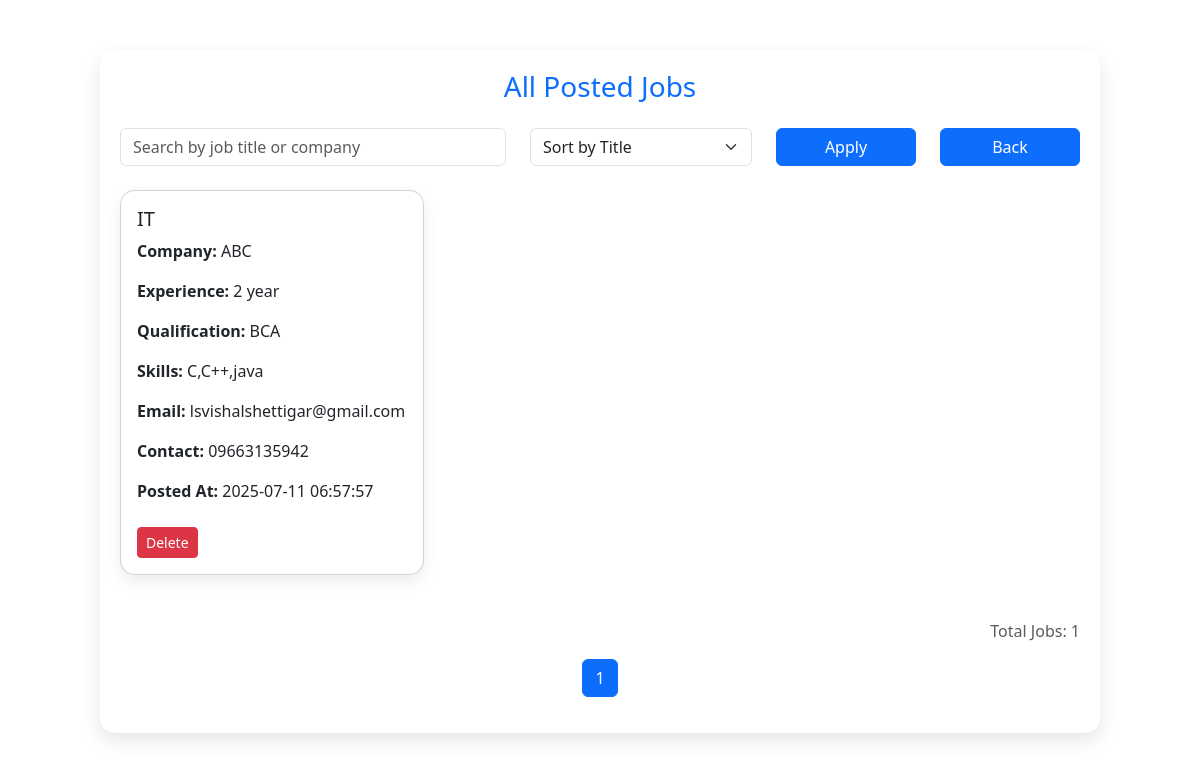
The page /view-jobs on the database as committed earlier.
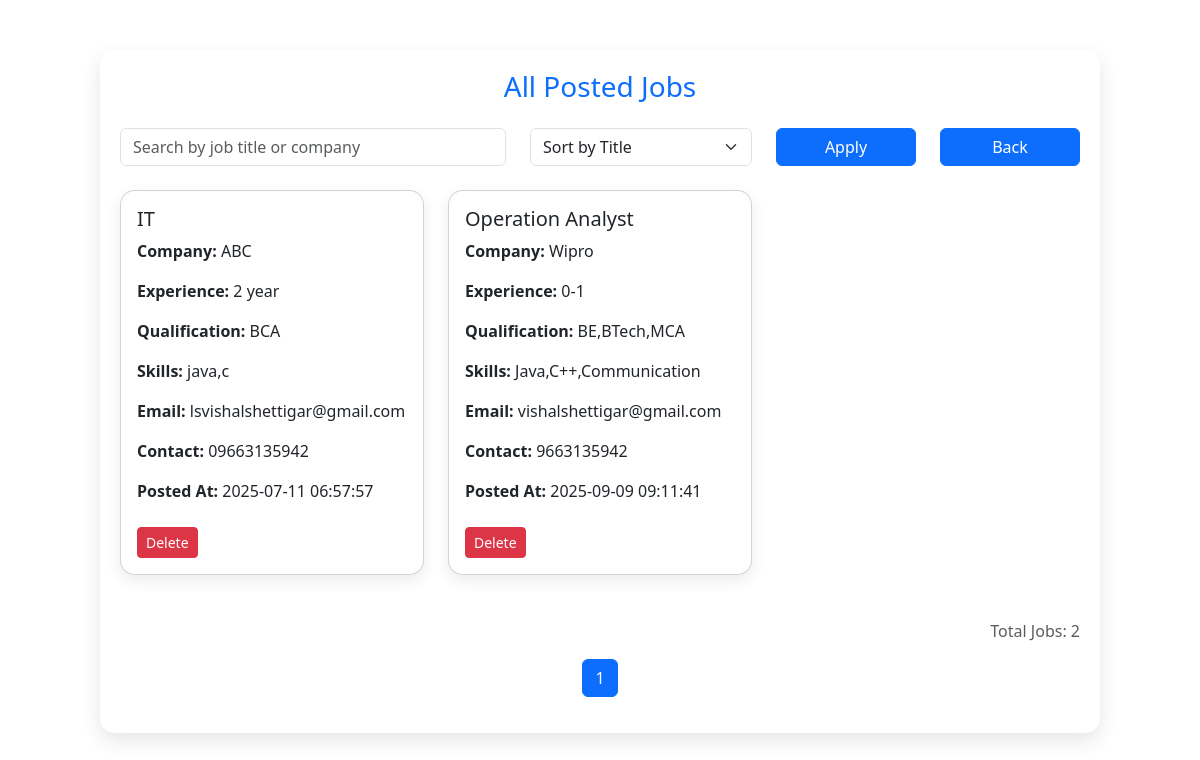
The same page on the database as committed later.
### tables this page shows
CREATE TABLE job (
            id INTEGER PRIMARY KEY AUTOINCREMENT,
            recruiter_id INTEGER,
            company TEXT NOT NULL,
            designation TEXT NOT NULL,
            experience_required TEXT,
            qualification TEXT,
            skills_required TEXT,
            contact_number TEXT,
            email TEXT,
            posted_at TIMESTAMP DEFAULT CURRENT_TIMESTAMP
        );

### app.py (the view)
@app.route('/view-jobs')
def view_jobs():
    conn = get_db_connection()
    cursor = conn.cursor()
    search = request.args.get('search', '')
    sort = request.args.get('sort', 'designation')
    page = int(request.args.get('page', 1))
    per_page = 6
    query = "SELECT * FROM job"
    params = []
    if search:
        query += " WHERE company LIKE ? OR designation LIKE ? OR skills_required LIKE ?"
        params.extend([f"%{search}%"] * 3)
    query += f" ORDER BY {sort}"
    cursor.execute(query, params)
    all_jobs = cursor.fetchall()
    total = len(all_jobs)
    total_pages = (total + per_page - 1) // per_page
    jobs = all_jobs[(page - 1) * per_page: page * per_page]
    conn.close()
    return render_template(
        "view_jobs.html",
        jobs=[dict(row) for row in jobs],
        page=page,
        total_pages=total_pages,
        total_jobs=total,
        request=request,
        action_status=request.args.get("status")
    )

### app.py (called while the page is built)
def get_db_connection():
    conn = sqlite3.connect('career_counselor.db')
    conn.row_factory = sqlite3.Row
    return conn

### templates/view_jobs.html (shortened to what this page needs)
<!DOCTYPE html>
<html lang="en">
<head>
  <link rel="stylesheet" href="https://cdn.jsdelivr.net/npm/bootstrap@5.3.0/dist/css/bootstrap.min.css">
</head>
<body>
  <div class="container job-container">
    <h3 class="text-center text-primary mb-4">All Posted Jobs</h3>
    <form method="GET" action="/view-jobs" class="row mb-4">
      <div class="col-md-5">
        <input type="text" class="form-control" name="search" placeholder="Search by job title or company" value="{{ request.args.get('search', '') }}">
      </div>
      <div class="col-md-3">
        <select name="sort" class="form-select">
          <option value="designation" {% if request.args.get('sort') == 'designation' %}selected{% endif %}>Sort by Title</option>
        </select>
      </div>
      <div class="col-md-2">
        <button type="submit" class="btn btn-primary w-100">Apply</button>
      </div>
      <div class="col-md-2">
        <a href="/admin-dashboard" class="btn btn-primary w-100">Back</a>
      </div>
    </form>
    <div class="row">
      {% for job in jobs %}
      <div class="col-md-4">
        <div class="card job-card p-3">
  <h5>{{ job.designation }}</h5>
  <p><strong>Company:</strong> {{ job.company }}</p>
  <p><strong>Experience:</strong> {{ job.experience_required }}</p>
  <p><strong>Qualification:</strong> {{ job.qualification }}</p>
  <p><strong>Skills:</strong> {{ job.skills_required }}</p>
  <p><strong>Email:</strong> {{ job.email }}</p>
  <p><strong>Contact:</strong> {{ job.contact_number }}</p>
  <p><strong>Posted At:</strong> {{ job.posted_at }}</p>
  <div class="mt-2">
    <form action="/delete-job/{{ job.id }}" method="POST" class="d-inline">
      <button type="submit" class="btn btn-danger btn-sm" onclick="return confirm('Are you sure you want to delete this job?')">Delete</button>
    </form>
  </div>
</div>
      </div>
      {% endfor %}
    </div>
    <p class="mt-4 text-end text-muted">Total Jobs: {{ total_jobs }}</p>
    <nav aria-label="Page navigation example">
      <ul class="pagination justify-content-center">
        {% for p in range(1, total_pages + 1) %}
        <li class="page-item {% if p == page %}active{% endif %}"><a class="page-link" href="?page={{ p }}&search={{ request.args.get('search', '') }}&sort={{ request.args.get('sort', '') }}">{{ p }}</a></li>
        {% endfor %}
      </ul>
    </nav>
  </div>
</body>
</html>

Rows that differ between the two databases and show on the page:
changed job "IT": skills_required "C,C++,java" → "java,c"
added job: designation "Operation Analyst", company "Wipro", experience_required "0-1", qualification "BE,BTech,MCA", skills_required "Java,C++,Communication", email "vishalshettigar@gmail.com", contact_number "9663135942", posted_at "2025-09-09 09:11:41"
Other text that changed with them:
{{ total_jobs }}: "1" → "2"
